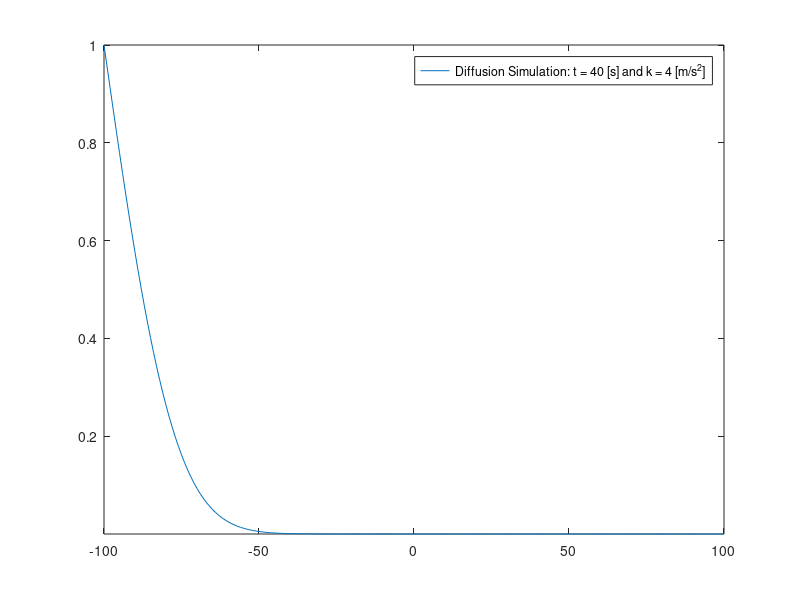

Reproduce this figure in MATLAB.
% The Diffusion Equation over (-Inf,Inf) with u(x,0) = f(x)

% TIME PARAMETERS
dt = 0.1;
nt = 400; % number of time pts (including 0)
k = 4; % diffusivity

% SPATIAL PARAMETERS
nx = 201; % number of mesh points
dx = 1;
xextent = (nx-1)/2;
x = dx*linspace(-xextent,xextent,nx)';
xmid = (nx-1)/2 + 1;

% Initial CONDITIONS (the negative exponential ensures the boundary conditions
% aren't violated too much)
% ut0 = zeros(nx,1); ut0(xmid) = 1; % delta function
ut0 = zeros(nx,1); ut0(1) = 1;
% ut0 = exp(-4*abs(x)/(dx*nx)).*rand(nx,1); % concentration distribution at t = 0

% create the second differenece matrix (-1 2 -1)
% note that this form assumes 0 boundary conditions on both sides
Dxx = -toeplitz([2 -1 zeros(1,nx-2)])/dx^2;
Dxx(1,1) = 0; Dxx(1,2) = 0; % Change left boundary condition to fixed at 1

%% RUN THE SIMULATION
% use Newton's method and the diffusion equation:
%
% d^2U/dx^2 = (1/k)dU/dt --> dU/dt = k*Dxx*U
% U(t) ~ U(t-1) + (k*Dxx*U(t-1))*dt
%
% There are serious stability constraints on dt and the diffusivity, k
%
U = [ut0 zeros(nx,nt)]; % allocate space for the solution
for t = 2:nt
    U(:,t) = U(:,t-1) + k*(Dxx*U(:,t-1))*dt;
end

%% GENERATE A MOVIE
plot(x,U(:,1));
axis tight
set(gca,'nextplot','replacechildren');
F(1) = getframe;
% Record the movie
mm = 2;
for t = 2:nt
 plot(x,U(:,t));
 legend(['Diffusion Simulation: t = ' num2str(floor(t*dt)) ...
     ' [s] and k = ' num2str(k) ' [m/s^2]']);
 F(mm) = getframe; mm = mm + 1;
end

%% CONVERT TO STANDALONE FORMAT
% movie2avi(F,'difMovie.avi','compression','none','fps',5);
% mpgwrite(F,colormap,'difMovie.mpg');